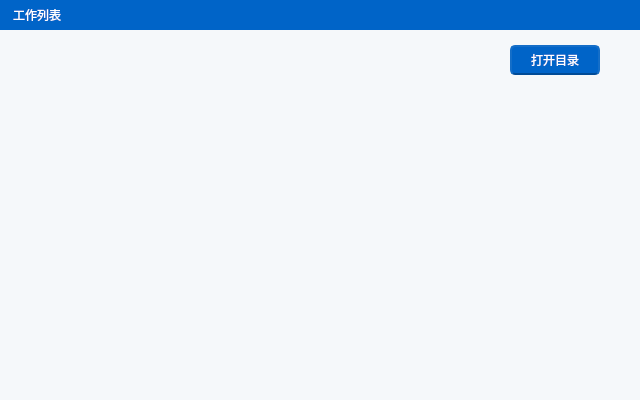
<?xml version="1.0" encoding="UTF-8"?>
<ui version="4.0">
 <class>workWidget_workList_Class</class>
 <widget class="QWidget" name="workWidget_workList_Class">
  <property name="geometry">
   <rect>
    <x>0</x>
    <y>0</y>
    <width>640</width>
    <height>400</height>
   </rect>
  </property>
  <property name="windowTitle">
   <string>Form</string>
  </property>
  <property name="styleSheet">
   <string notr="true">background-color: #f5f8fa;
font: 10pt &quot;微软雅黑&quot;;</string>
  </property>
  <widget class="QLabel" name="text_title">
   <property name="geometry">
    <rect>
     <x>0</x>
     <y>0</y>
     <width>640</width>
     <height>30</height>
    </rect>
   </property>
   <property name="styleSheet">
    <string notr="true">color: #ffffff;
background-color: #0064c8;
padding: 0px 0px 0px 10px;
font: 11pt &quot;微软雅黑&quot;;
</string>
   </property>
   <property name="text">
    <string>工作列表</string>
   </property>
  </widget>
  <widget class="QScrollArea" name="workInfoTable">
   <property name="geometry">
    <rect>
     <x>10</x>
     <y>90</y>
     <width>620</width>
     <height>310</height>
    </rect>
   </property>
   <property name="styleSheet">
    <string notr="true">QScrollArea
{
	background-color: #fafafa;
	border-width: 0px;
	border-style: none;
}
QScrollBar:vertical
{
    background: #fafafa;
    padding: 12px 3px 12px 3px;
}
QScrollBar::handle:vertical
{
    background: #c0c5c8;
    border-radius: 2px; 
}
QScrollBar::handle:vertical:hover
{
    background: #acb1b4; 
}
QScrollBar::add-line:vertical
{
	height:12px;
	width:12px;
    border-image:url(:/icons/drop-arrow-down);
    subcontrol-position:bottom;
}
QScrollBar::sub-line:vertical
{
    height:12px;
	width:12px;
    image:url(:/icons/drop-arrow-up);
    subcontrol-position:top;
}</string>
   </property>
   <property name="lineWidth">
    <number>0</number>
   </property>
   <property name="horizontalScrollBarPolicy">
    <enum>Qt::ScrollBarAlwaysOff</enum>
   </property>
   <property name="widgetResizable">
    <bool>true</bool>
   </property>
   <property name="alignment">
    <set>Qt::AlignLeading|Qt::AlignLeft|Qt::AlignTop</set>
   </property>
   <widget class="QWidget" name="scrollAreaWidgetContents">
    <property name="geometry">
     <rect>
      <x>0</x>
      <y>0</y>
      <width>620</width>
      <height>310</height>
     </rect>
    </property>
   </widget>
  </widget>
  <widget class="QPushButton" name="btn_openDir">
   <property name="enabled">
    <bool>true</bool>
   </property>
   <property name="geometry">
    <rect>
     <x>510</x>
     <y>45</y>
     <width>90</width>
     <height>30</height>
    </rect>
   </property>
   <property name="styleSheet">
    <string notr="true">QPushButton 
{
	color: #ffffff;
	background-color: #0064c8;
	border-width: 2px;
	border-color: #146ec8;
	border-bottom-color: #004b96;
	border-style: solid;
	border-radius: 5px;
}

QPushButton:disabled 
{
	background-color: #c8c8c8;
	border-color: #c8c8c8;
}

QPushButton:hover
{
	background-color: #146ec8;
	border-width: 2px;
	border-color: #2778c8;
	border-bottom-color: #004b96;
	border-style: solid;
	border-radius: 5px;
}

QPushButton:pressed 
{
	background-color: #2778c8;
	border-color: #2778c8;
	border-bottom-color: #0064c8;
}</string>
   </property>
   <property name="text">
    <string>打开目录</string>
   </property>
  </widget>
 </widget>
 <resources/>
 <connections/>
</ui>
